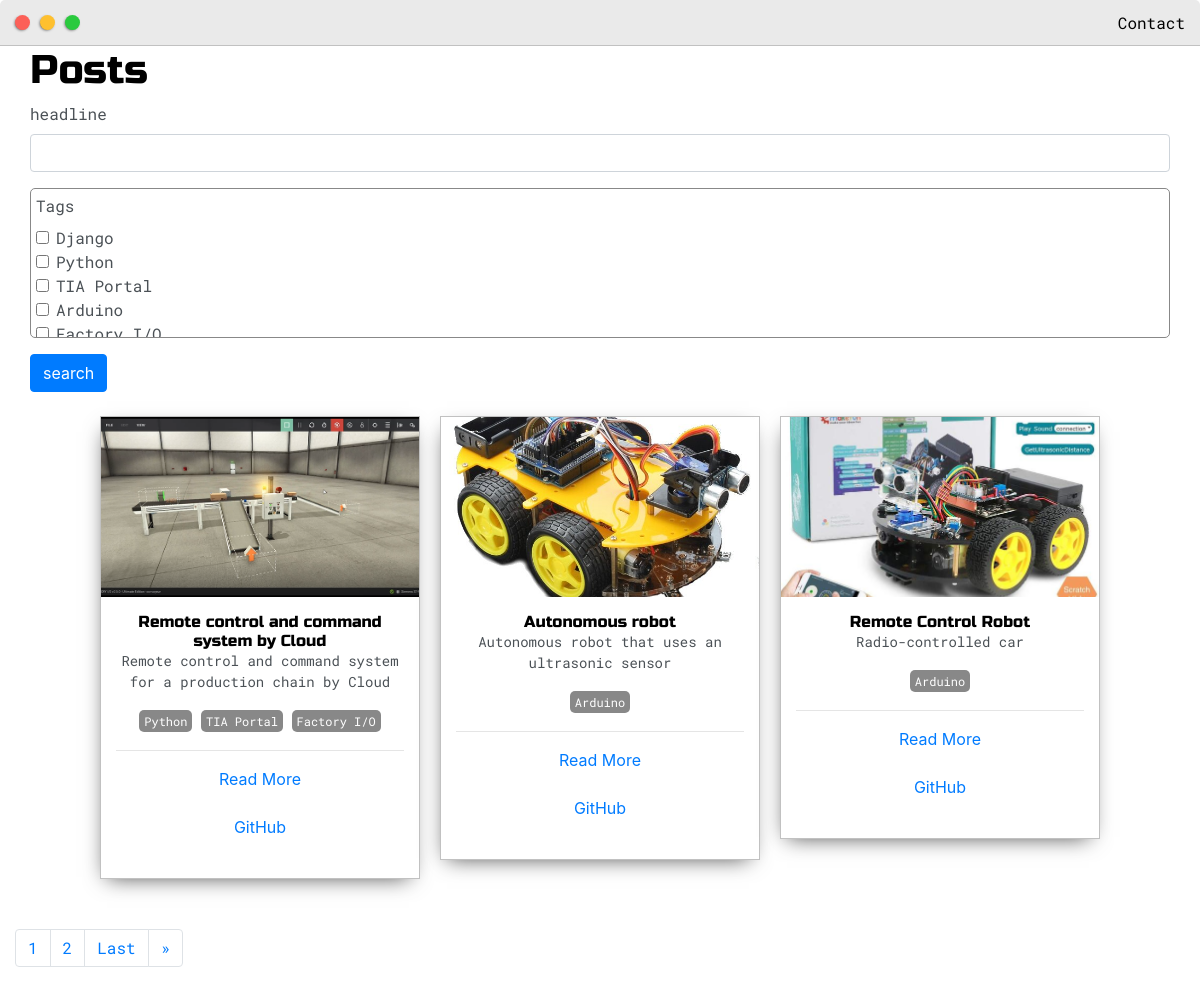
/posts/, run on the app's committed database.
### base/models.py (models this page shows, shortened)
class Post(models.Model):
    objects = None
    headline = models.CharField(max_length=200)
    sub_headline = models.CharField(max_length=200, null=True, blank=True)
    thumbnail = models.ImageField(null=True, blank=True, upload_to="images", default="placeholder.png")
    body = RichTextField(null=True, blank=True)
    created = models.TimeField(auto_now_add=True)
    active = models.BooleanField(default=False)
    featured = models.BooleanField(default=False)
    tags = models.ManyToManyField(Tag)
    slug = models.SlugField(null=True, blank=True)
    git = models.URLField(verbose_name=None, name=None, null=True)

class Tag(models.Model):
    name = models.CharField(max_length=120)
    def __str__(self):
        return self.name

### base/views.py (the view)
def posts(request):
    posts = Post.objects.filter(active=True)
    myFilter = PostFilter(request.GET, queryset=posts)
    posts = myFilter.qs
    page = request.GET.get('page')
    paginator = Paginator(posts, 3)
    try:
        posts = paginator.page(page)
    except PageNotAnInteger:
        posts = paginator.page(1)
    except EmptyPage:
        posts = paginator.page(paginator.num_pages)
    context = {'posts': posts, 'myFilter':myFilter}
    return render(request, 'base/posts.html', context)

### base/templates/base/posts.html (shortened to what this page needs)
{% extends 'base/main.html' %}
{% load static %}
{% load crispy_forms_tags %}
{% block content %}
    <link rel="stylesheet" href="https://stackpath.bootstrapcdn.com/bootstrap/4.3.1/css/bootstrap.min.css"
>
<div class="main-container">
	<h1> Posts </h1>
	<form id="searchForm" method="GET" >
		{{myFilter.form|crispy}}
		<input class="btn btn-primary" type="submit" value="search"  >
	</form>
	<br>
	<div class="post-wrapper">
		{% for post in posts %}
		<div style="text-align:center">
			<div class="post">
				<img class="thumbnail" src="{{post.thumbnail.url}}">
				<div class="post-preview">
					<h6 class="post-title">{{ post.headline }}</h6>
					<p class="post-intro">{{ post.sub_headline}}</p>
					{% for tag in post.tags.all %}
						<span class="tag">{{tag}}</span>
					{% endfor %}
					<hr>
					<a href="{% url 'post' post.slug %}">Read More</a>
					<br>
					<br>
					<a target="_blank" href={{post.git}}>GitHub</a>
					<br>
					<br>
				</div>
			</div>
		</div>
		{%  empty %}
		<h3>no post found...</h3>
		{% endfor %}
	</div>
	<div class="row">
		{% if posts.has_other_pages %}
		<ul class="pagination">
			{% for i in posts.paginator.page_range %}
				{% if post.number == i %}
					<li class="page-item"><a class="page-link">{{i}}</a></li>
				{% else %}
					<li class="page-item"><a data-page="{{i}}" href="?page={{i}}" class="page-link">{{i}}</a></li>
				{% endif %}
			{%endfor%}
			{% if posts.has_next %}
				<li class="page-item"><a data-page="{{posts.paginator.num_pages}}" href="?page={{posts.paginator.num_pages}}" class="page-link">Last</a></li>
				<li class="page-item"><a data-page="{{posts.next_page_number}}" href="?page={{posts.next_page_number}}" class="page-link">&raquo</a></li>
			{% endif %}
		</ul>
		{% endif %}
	</div>
</div>
{% endblock content %}

### static/css/default.css (style rules this page uses)
:root { --mainColor:#eaeaea; --secondaryColor:#fff; --borderColor:#c1c1c1; --mainText:black; --secondaryText:#4b5156; --themeDotBorder:#24292e; --previewBg:rgb(251, 249, 243, 0.8); --previewShadow:#f0ead6; --buttonColor:black; }
html, body { padding: 0; margin: 0; scroll-behavior: smooth; }
body * { transition: 0.3s; }
h1, h2, h3, h4, h5, h6, strong { color: var(--mainText); font-family: 'Russo One', sans-serif; font-weight: 500; }
p, li, span, label, input, textarea { color: var(--secondaryText); font-family: 'Roboto Mono', monospace; }
a { text-decoration: none; color:#17a2b8; }
ul { list-style: none; }
h1 { font-size: 56px; }
h6 { font-size: 16px; }
.main-container { width: 1200px; margin: 0 auto; }
.post-wrapper { display: grid; grid-template-columns: repeat(auto-fit, 320px); gap:20px; justify-content: center; padding-bottom: 50px; }
.post { border:1px solid var(--borderColor); -webkit-box-shadow: -2px 7px 21px -9px rgba(0,0,0,0.75); -moz-box-shadow: -2px 7px 21px -9px rgba(0,0,0,0.75); box-shadow: -2px 7px 21px -9px rgba(0,0,0,0.75); }
.thumbnail { display: block; width: 100%; height:180px; object-fit: cover; }
.post-preview { background-color: #fff; padding:15px; }
.post-title { color:black; margin: 0; }
.post-intro { color:#4b5156; font-size: 14px; }
.tag { display:inline-block; color:#fff; background-color: #888; border-radius: 5px; margin: 2px; padding: 2px 5px; font-size: 12px; }
@media screen and (max-width: 1200px) { .main-container { width: 95%; } }

### base/templates/base/posts.html (style rules this page uses)
#div_id_tags, #id_tags { overflow-y: scroll; max-height: 150px; border-radius: 5px; padding: 5px; border:1px solid #888; }

### data on the page
Post: thumbnail (picture), headline "Remote control and command system by Cloud", sub_headline "Remote control and command system for a production chain by Cloud"
Tag: name "Python"
Tag: name "TIA Portal"
Tag: name "Factory I/O"
Post: thumbnail (picture), headline "Autonomous robot", sub_headline "Autonomous robot that uses an ultrasonic sensor"
Tag: name "Arduino"
Post: thumbnail (picture), headline "Remote Control Robot", sub_headline "Radio-controlled car"

### other printed values
{{ i }} "1" "2"
